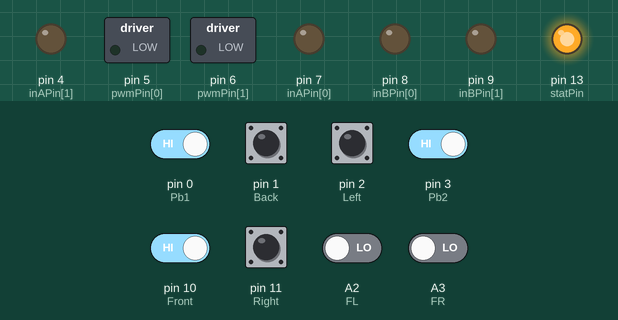
This sketch was run on a simulated Arduino Uno, built with avr-gcc and run on an emulated ATmega328P. Shown: switched loads named in the sketch (green lamp = pin HIGH), output pins drawn as LEDs (lit = HIGH). Dashed ring = blinking. The inputs (shaded band) are chosen by the test bench; at power-on: pin 0 (Pb1), pin 1 (Back), pin 2 (Left), pin 3 (Pb2), pin 10 (Front), pin 11 (Right) HIGH, A2 (FL), A3 (FR) LOW.

Above: at 1.3 s.
1.4 s: pin 0 (Pb1) driven LOW
At 1.9 s:
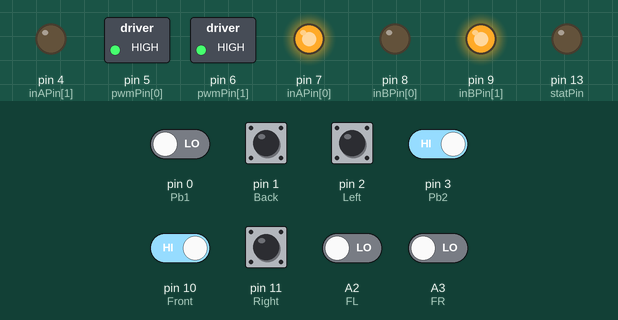
4.4 s: pin 3 (Pb2) driven LOW
At 5.4 s:
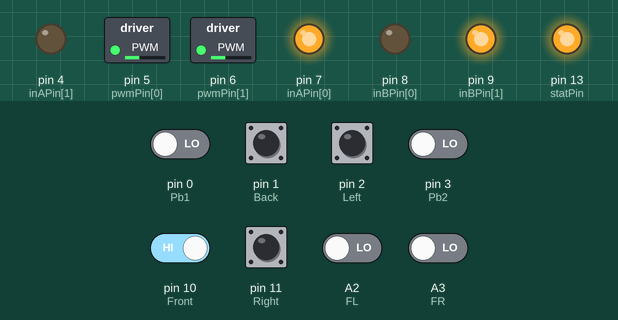
5.9 s: A2 (FL) driven HIGH
At 6.4 s:
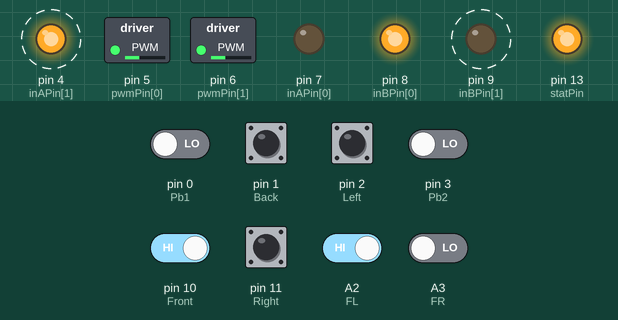
8.9 s: A2 (FL) driven LOW
At 9.27 s:
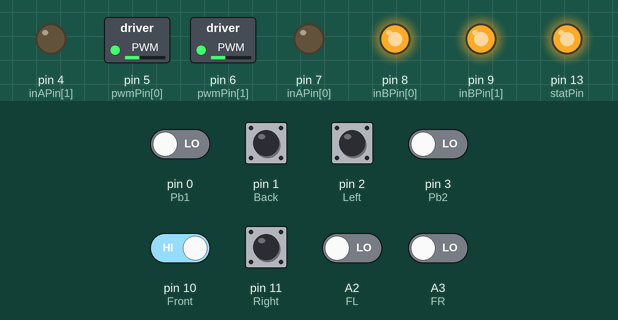
10.8 s: pin 2 (Left) pulled LOW for 0.15 s
At 11.4 s:
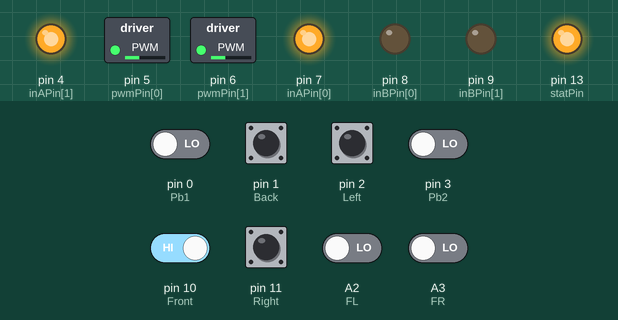
13.8 s: pin 10 (Front) driven LOW
At 14.8 s:
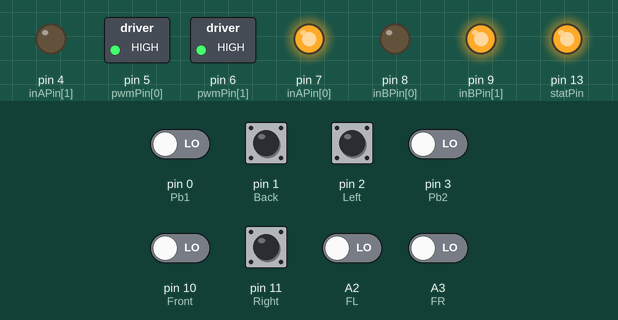
Timing chart, 0 to 16.3 s (numbered marks = the images above; inputs shaded):
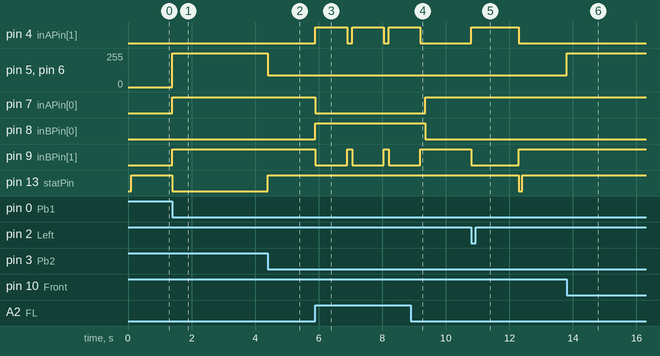

The sketch:

sumobesi.ino
```cpp
// (licence header left out)
#define TRAINING

#define BRAKEVCC 0
#define CW  1
#define CCW 2
#define BRAKEGND 3

#define MOTOR_A 0
#define MOTOR_B 1


const uint8_t PWM_MAX = 255;
#ifdef TRAINING
const uint8_t PWM_HALF = 90;
const uint8_t TURN_DLY = 150;
const uint16_t REV_DLY = 1000;
#else
const uint8_t PWM_HALF = PWM_MAX / 2;
const uint8_t TURN_DLY = 130;
const uint16_t REV_DLY = 800;
#endif
const int currentSensingThreshhold = 100;

/* Voltage controlled input pins with hysteresis, CMOS compatible. These two pins
  control the state of the bridge in normal operation according to the truth table (brake
  to VCC , brake to GND, clockwise and counterclockwise).

  Table 1.    Truth table in normal operating conditions
  +------+-----+------+-----+-------+-------+---------------------+------------------------+
  | INA  | INB | ENA  | ENB | OUTA  | OUTB  |         CS          |          MODE          |
  +------+-----+------+-----+-------+-------+---------------------+------------------------+
  |    1 |   1 |    1 |   1 | H     | H     | High Imp.           | Brake to VCC           |
  |    1 |   0 |    1 |   1 | H     | L     | I_Sense = I_OUT / K | Clockwise (CW)         |
  |    0 |   1 |    1 |   1 | L     | H     | I_SENSE = I_OUT / K | Counterclockwise (CCW) |
  |    0 |   0 |    1 |   1 | L     | L     | High Imp.           | Brake to GND           |
  +------+-----+------+-----+-------+-------+---------------------+------------------------+
  For more information, see the VNH2SP30-E motor driver datasheet */
const int inAPin[2] = {7, 4};
const int inBPin[2] = {8, 9};

/* Voltage controlled input pins with hysteresis, CMOS compatible. Gates of low side
  FETs are modulated by the PWM signal during their ON phase allowing speed
  control of the motors. */
const int pwmPin[2] = {5, 6};

/* When pulled low, disables the half-bridge of the VNH2SP30-E of the motor. In case of
  fault detection (thermal shutdown of a high side FET or excessive ON state voltage drop
  across a low side FET), this pin is pulled low by the device.

  Table 2.    Truth table in fault conditions (detected on OUTA)
  +------+-----+------+-----+-------+-------+------------+
  | INA  | INB | ENA  | ENB | OUTA  | OUTB  |     CS     |
  +------+-----+------+-----+-------+-------+------------+
  | 1    | 1   |    1 |   1 | OPEN  | H     | High Imp.  |
  | 1    | 0   |    1 |   1 | OPEN  | L     | High Imp.  |
  | 0    | 1   |    1 |   1 | OPEN  | H     | I_OUTB / K |
  | 0    | 0   |    1 |   1 | OPEN  | L     | High Imp.  |
  | X    | X   |    0 |   0 | OPEN  | OPEN  | High Imp.  |
  | X    | 1   |    0 |   1 | OPEN  | H     | I_OUTB / K |
  | X    | 0   |    0 |   1 | OPEN  | L     | High Imp.  |
  +------+-----+------+-----+-------+-------+------------+
  For more information, see the VNH2SP30-E motor driver datasheet */
const int enPin[2] = {0, 1};

/* Analog current sense input. This input senses a current proportional to the motor
  current. The information can be read back as an analog voltage. */
const int csPin[2] = {2, 3};

// On-Board LED used as status indication
const int statPin = 13;

#define FL  A2
#define FR  A3

const int TIMEOUT = 1500; //1.5sec
const int Left = 2;
const int Right = 11;
const int Front = 10;
const int Back = 1;
const int Pb1 = 0;
const int Pb2 = 3;
const int Buzzer = 13;

int InpArray[] = {FL, FR, Left, Right, Front, Back, Pb1, Pb2};
int OutArray[] = {Buzzer};

void setup()
{
  // Set input pins as INPUT
  for (byte i = 0; i < sizeof(InpArray) / sizeof(InpArray[0]); i++)
    pinMode(InpArray[i], INPUT);

  // Set output pins as OUTPUT
  for (byte i = 0; i < sizeof(OutArray) / sizeof(OutArray[0]); i++)
    pinMode(OutArray[i], OUTPUT);

  digitalWrite(Buzzer, LOW);
  delay(100);
  // Turn off the buzzer
  digitalWrite(Buzzer, HIGH);
  motorSetup();
}

// Define the Input structure using typedef
typedef struct {
  int StateOld = 0;
  int StateNew = 0;
} Input_t;

typedef struct {
  int detect;
} process_t;

Input_t sLeft;
Input_t sRight;
Input_t sFront;
Input_t sBack;
Input_t sFL;
Input_t sFR;
Input_t sPb1;
Input_t sPb2;
process_t sLine;
process_t sObstacle;

//Global Variable
long time_stamp;

void loop() {
  sPb1.StateNew = digitalRead(Pb1);
  sPb2.StateNew = digitalRead (Pb2);
  if ( sPb2.StateNew == LOW)
    progA();
  else if (sPb1.StateNew == LOW)
    progB();
}

//====================================
//user define function
//====================================
void progA(void) {
  while (true) {
    sLeft.StateNew = digitalRead(Left);
    sRight.StateNew = digitalRead(Right);
    sFront.StateNew = digitalRead(Front);
    sBack.StateNew = digitalRead(Back);
    sFL.StateNew = digitalRead(FL);
    sFR.StateNew = digitalRead(FR);

    sLine.detect = (sFL.StateNew) || (sFR.StateNew);
    sObstacle.detect = !(sLeft.StateNew && sRight.StateNew && sFront.StateNew && sBack.StateNew);

    if (sLine.detect) {
      reverse();
      delay(REV_DLY);
      turn();
      delay(TURN_DLY);
    }
    else {
      if (sObstacle.detect) {
        time_stamp = millis();
        if (sFront.StateNew == LOW) {
          //Kejar depan
          forward_max();
        }
        else if (sBack.StateNew == LOW) {
          // turn 180
          turn180();
          beep();
        }
        else if (sLeft.StateNew == LOW) {
          //Turn Left dan kejar
          turn_left_fight();
          beep();
        }
        else if (sRight.StateNew == LOW) {
          //Turn Right dan kejar
          turn_right_fight();
          beep();
        }
      }
      else {
        forward_half();
      }
    }
  }
}

void progB(void) {
  forward_max();
  beep();
  if (digitalRead(FL) || digitalRead(FR))
    progA();
}

void beep() {
  digitalWrite(Buzzer, LOW);
  delay(100);
  digitalWrite(Buzzer, HIGH);
}
void reverse(void) {
  motorGo(MOTOR_A, CCW, PWM_HALF);
  motorGo(MOTOR_B, CW, PWM_HALF);
}

void forward_half(void) {
  motorGo(MOTOR_A, CW, PWM_HALF); //kanan
  motorGo(MOTOR_B, CCW, PWM_HALF);  //kiri
}

void forward_max(void) {
  motorGo(MOTOR_A, CW, PWM_MAX);
  motorGo(MOTOR_B, CCW, PWM_MAX);
}

void turn(void) {
  motorGo(MOTOR_A, CCW, PWM_HALF); //kanan-reverse
  motorGo(MOTOR_B, CCW, PWM_HALF);  //kiri-forward
}

void turn180(void) {
  motorGo(MOTOR_A, CCW, PWM_HALF); //kanan-reverse
  motorGo(MOTOR_B, CCW, PWM_HALF);  //kiri-forward
  while ((digitalRead(Front)) && ((millis() - time_stamp) < TIMEOUT));
  motorGo(MOTOR_A, CW, PWM_HALF); //kanan-forward
  motorGo(MOTOR_B, CCW, PWM_HALF);  //kiri-forward
}

void turn_left_fight(void) {
  motorGo(MOTOR_A, CW, PWM_HALF); //kanan-forward
  motorGo(MOTOR_B, CW, PWM_HALF);  //kiri-reverse
  while ((digitalRead(Front)) && ((millis() - time_stamp) < TIMEOUT));
  motorGo(MOTOR_A, CW, PWM_HALF); //kanan-forward
  motorGo(MOTOR_B, CCW, PWM_HALF);  //kiri-forward
}

void turn_right_fight(void) {
  motorGo(MOTOR_A, CCW, PWM_HALF); //kanan-reverse
  motorGo(MOTOR_B, CCW, PWM_HALF);  //kiri-forward
  while ((digitalRead(Front)) && ((millis() - time_stamp) < TIMEOUT));
  motorGo(MOTOR_A, CW, PWM_HALF); //kanan-forward
  motorGo(MOTOR_B, CCW, PWM_HALF);  //kiri-forward
}
void motorSetup()
{
  pinMode(statPin, OUTPUT);

  // Initialize digital pins as outputs
  for (int i = 0; i < 2; i++)
  {
    pinMode(inAPin[i], OUTPUT);
    pinMode(inBPin[i], OUTPUT);
    pinMode(pwmPin[i], OUTPUT);
  }
  // Initialize with brake applied
  for (int i = 0; i < 2; i++)
  {
    digitalWrite(inAPin[i], LOW);
    digitalWrite(inBPin[i], LOW);
  }
}

void motorOff(uint8_t motor)
{
  // Initialize brake to Vcc
  for (int i = 0; i < 2; i++)
  {
    digitalWrite(inAPin[i], LOW);
    digitalWrite(inBPin[i], LOW);
  }
  analogWrite(pwmPin[motor], 0);
}

/* motorGo() will set a motor going in a specific direction
  the motor will continue going in that direction, at that speed
  until told to do otherwise.

  motor: this should be either MOTOR_A (0) or MOTOR_B (1), will select
  which of the two motors to be controlled. Invalid values are ignored.

  mode: Should be one of the following values
  BRAKEVCC (0): Brake to VCC
  CW (1): Turn Clockwise
  CCW (2): Turn Counter-Clockwise
  BRAKEGND (3): Brake to GND

  speed: should be a value between 0 and PWM_MAX (255), higher the number, the faster
*/
void motorGo(uint8_t motor, uint8_t mode, uint8_t speed)
{

  if (motor == MOTOR_A || motor == MOTOR_B)
  {
    switch (mode)
    {
      case BRAKEVCC: // Brake to VCC
        digitalWrite(inAPin[motor], HIGH);
        digitalWrite(inBPin[motor], HIGH);
        break;
      case CW: // Turn Clockwise
        digitalWrite(inAPin[motor], HIGH);
        digitalWrite(inBPin[motor], LOW);
        break;
      case CCW: // Turn Counter-Clockwise
        digitalWrite(inAPin[motor], LOW);
        digitalWrite(inBPin[motor], HIGH);
        break;
      case BRAKEGND: // Brake to GND
        digitalWrite(inAPin[motor], LOW);
        digitalWrite(inBPin[motor], LOW);
        break;

      default:
        // Invalid mode does not change the PWM signal
        return;
    }
    analogWrite(pwmPin[motor], speed);
  }
  return;
}
```

Measured:
- after the input at 1.4 s, pin 5 (pwmPin[0]), pin 6 (pwmPin[1]): 0/255 → 255/255 at once; pin 7 (inAPin[0]), pin 9 (inBPin[1]): LOW → HIGH at once; pin 13 (statPin): HIGH → LOW at once
- after the input at 4.4 s, pin 5 (pwmPin[0]), pin 6 (pwmPin[1]): 255/255 → 90/255 at once; pin 13 (statPin): LOW → HIGH at once
- after the input at 5.9 s, pin 4 (inAPin[1]): alternates HIGH for 1.0 s and LOW for 0.15 s, starting at once; pin 7 (inAPin[0]): HIGH → LOW at once; pin 8 (inBPin[0]): LOW → HIGH at once; pin 9 (inBPin[1]): alternates HIGH for 0.15 s and LOW for 1.0 s, starting at once
- after the input at 8.9 s, pin 4 (inAPin[1]): goes on until 9.2 s, then stays LOW; pin 7 (inAPin[0]): LOW → HIGH after 0.45 s; pin 8 (inBPin[0]): HIGH → LOW after 0.45 s; pin 9 (inBPin[1]): goes on until 9.2 s, then stays HIGH
- after the input at 10.8 s, pin 4 (inAPin[1]): LOW → HIGH at once, → LOW 1.5 s later; pin 9 (inBPin[1]): HIGH → LOW at once, → HIGH 1.5 s later; pin 13 (statPin): HIGH → LOW after 1.5 s, → HIGH 0.10 s later
- after the input at 13.8 s, pin 5 (pwmPin[0]), pin 6 (pwmPin[1]): 90/255 → 255/255 at once
